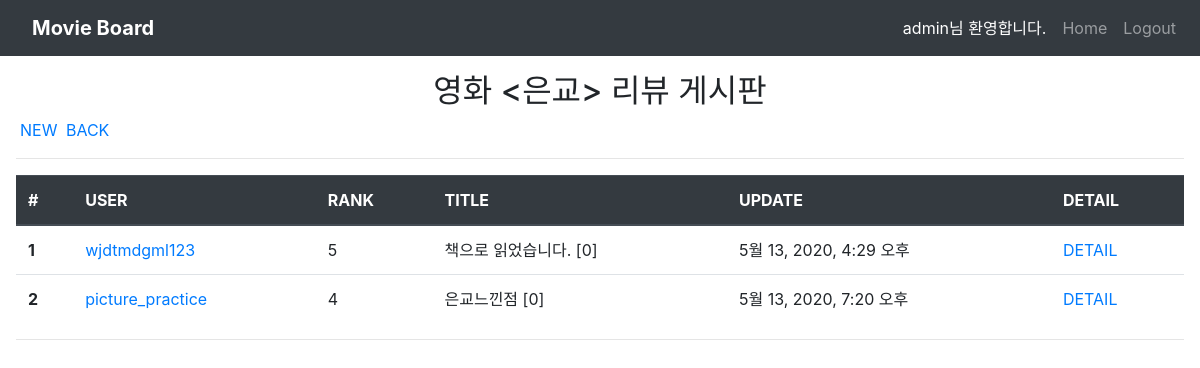
Screenshot of /community/3/review_list/ (signed in) with the database file from the repository.
### accounts/models.py (models this page shows)
class User(AbstractUser):
    image = models.ImageField(blank=True)
    followers = models.ManyToManyField(
        settings.AUTH_USER_MODEL,
        related_name='followings'
        )

### community/models.py (models this page shows)
class Movie(models.Model):
    title = models.CharField(max_length=100)
    poster_url = models.TextField()
    director = models.CharField(max_length=100)
    open_date = models.CharField(max_length=100)

class Review(models.Model):
    movie = models.ForeignKey(Movie, on_delete=models.CASCADE)
    user = models.ForeignKey(settings.AUTH_USER_MODEL, on_delete=models.CASCADE)
    title = models.CharField(max_length=100)
    movie_title = models.CharField(max_length=30)
    rank = models.IntegerField()
    content = models.TextField()
    created_at = models.DateTimeField(auto_now_add=True)
    updated_at = models.DateTimeField(auto_now=True)
    like_users = models.ManyToManyField(settings.AUTH_USER_MODEL, related_name="like_reviews", blank=True)

### community/views.py (the view)
# urls.py: path('<int:movie_pk>/review_list/', views.review_list, name= 'review_list'),
def review_list(request,movie_pk):
    movie = get_object_or_404(Movie, pk=movie_pk)
    reviews = Review.objects.order_by('-pk')
    context = {
        'reviews': reviews,
        'movie': movie,
    }
    return render(request, 'community/review_list.html', context)

### community/templates/community/review_list.html
{% extends 'base.html' %}
{% block body %}
<h2 class="text-center">영화 <{{movie.title}}> 리뷰 게시판</h2>
<a class="m-1" href="{% url 'community:create' movie.pk %}">NEW</a>
<a href="{% url 'community:index' %}">BACK</a>
<hr/>
<div>
<table class="table">
    <thead class="thead-dark">
      <tr>
        <th scope="col">#</th>
        <th scope="col">USER</th>
        <th scope="col">RANK</th>
        <th scope="col">TITLE</th>
        <th scope="col">UPDATE</th>
        <th scope="col">DETAIL</th>
      </tr>
    </thead>
    <tbody>
    {% for review in movie.review_set.all %}
      <tr>
        <th scope="row">{{ forloop.counter }}</th>
        <td><a href="{% url 'accounts:profile' review.user.username %}">{{review.user.username}}</a></td>
        <td>{{ review.rank}}</td>
        <td>{{ review.title}} [{{review.comment_set.count}}]</td>
        <td>{{ review.updated_at}}</td>
        <td><a href="{% url 'community:detail' movie.pk review.pk %}">DETAIL</a></td>
      </tr>
    {% endfor %}
    </tbody>
  </table>
  <hr/>
  </div>
{% endblock %}

### django_pjt4/templates/base.html (shortened to what this page needs)
<!DOCTYPE html>
<html lang="en">
<head>
    <link rel="stylesheet" href="https://stackpath.bootstrapcdn.com/bootstrap/4.4.1/css/bootstrap.min.css">
</head>
<body>
    <nav class="navbar navbar-expand-lg navbar-dark bg-dark">
  <a class="navbar-brand font-weight-bold mx-3" href="{% url 'community:index' %}">Movie Board</a>
  <div class="collapse navbar-collapse" id="navbarSupportedContent">
    <ul class="navbar-nav ml-auto">
    {% if request.user.is_authenticated %}
      <li class="nav-item active ">
        <a class="nav-link text-decoration-none" href="#">{{user.username}}님 환영합니다.</a>
      </li>
       <li class="nav-item">
        <a class="nav-link" href="{% url 'community:index' %}">Home</a>
      </li>
      <li class="nav-item">
        <a class="nav-link" href="{% url 'accounts:logout'%}">Logout</a>
      </li>
      {% endif %}
  </div>
</nav>
    <div class=m-3>
        {% block body %}
        {% endblock %}
    </div>
</body>
</html>

### rows the page displays
User: username "admin"
Movie: title "은교"
Review: user.username "wjdtmdgml123", rank "5", title "책으로 읽었습니다.", comment_set.count "0", updated_at "5월 13, 2020, 4:29 오후"
Review: user.username "picture_practice", rank "4", title "은교느낀점", comment_set.count "0", updated_at "5월 13, 2020, 7:20 오후"
